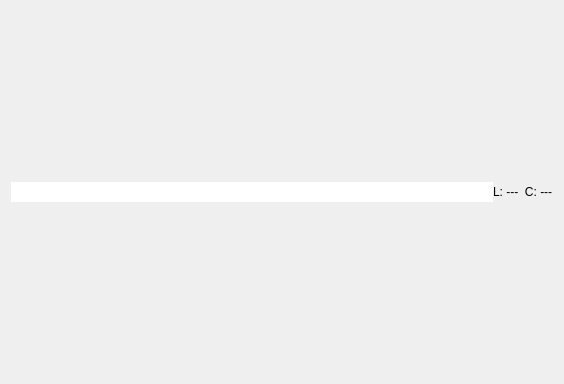
<?xml version="1.0" encoding="UTF-8"?>
<ui version="4.0">
 <class>DocumentWidget</class>
 <widget class="QWidget" name="DocumentWidget">
  <property name="geometry">
   <rect>
    <x>0</x>
    <y>0</y>
    <width>564</width>
    <height>384</height>
   </rect>
  </property>
  <layout class="QVBoxLayout" name="verticalLayout">
   <item>
    <widget class="QFrame" name="statusFrame">
     <property name="sizePolicy">
      <sizepolicy hsizetype="Preferred" vsizetype="Fixed">
       <horstretch>0</horstretch>
       <verstretch>0</verstretch>
      </sizepolicy>
     </property>
     <property name="frameShape">
      <enum>QFrame::NoFrame</enum>
     </property>
     <property name="frameShadow">
      <enum>QFrame::Plain</enum>
     </property>
     <layout class="QHBoxLayout" name="horizontalLayout">
      <property name="spacing">
       <number>0</number>
      </property>
      <property name="leftMargin">
       <number>0</number>
      </property>
      <property name="topMargin">
       <number>0</number>
      </property>
      <property name="rightMargin">
       <number>0</number>
      </property>
      <property name="bottomMargin">
       <number>0</number>
      </property>
      <item>
       <widget class="QLineEdit" name="labelFileAndSize">
        <property name="cursor">
         <cursorShape>ArrowCursor</cursorShape>
        </property>
        <property name="focusPolicy">
         <enum>Qt::NoFocus</enum>
        </property>
        <property name="frame">
         <bool>false</bool>
        </property>
        <property name="readOnly">
         <bool>true</bool>
        </property>
       </widget>
      </item>
      <item>
       <widget class="QLabel" name="labelStats">
        <property name="sizePolicy">
         <sizepolicy hsizetype="Maximum" vsizetype="Preferred">
          <horstretch>0</horstretch>
          <verstretch>0</verstretch>
         </sizepolicy>
        </property>
        <property name="text">
         <string>L: ---  C: ---</string>
        </property>
       </widget>
      </item>
     </layout>
    </widget>
   </item>
  </layout>
 </widget>
 <resources/>
 <connections/>
</ui>
